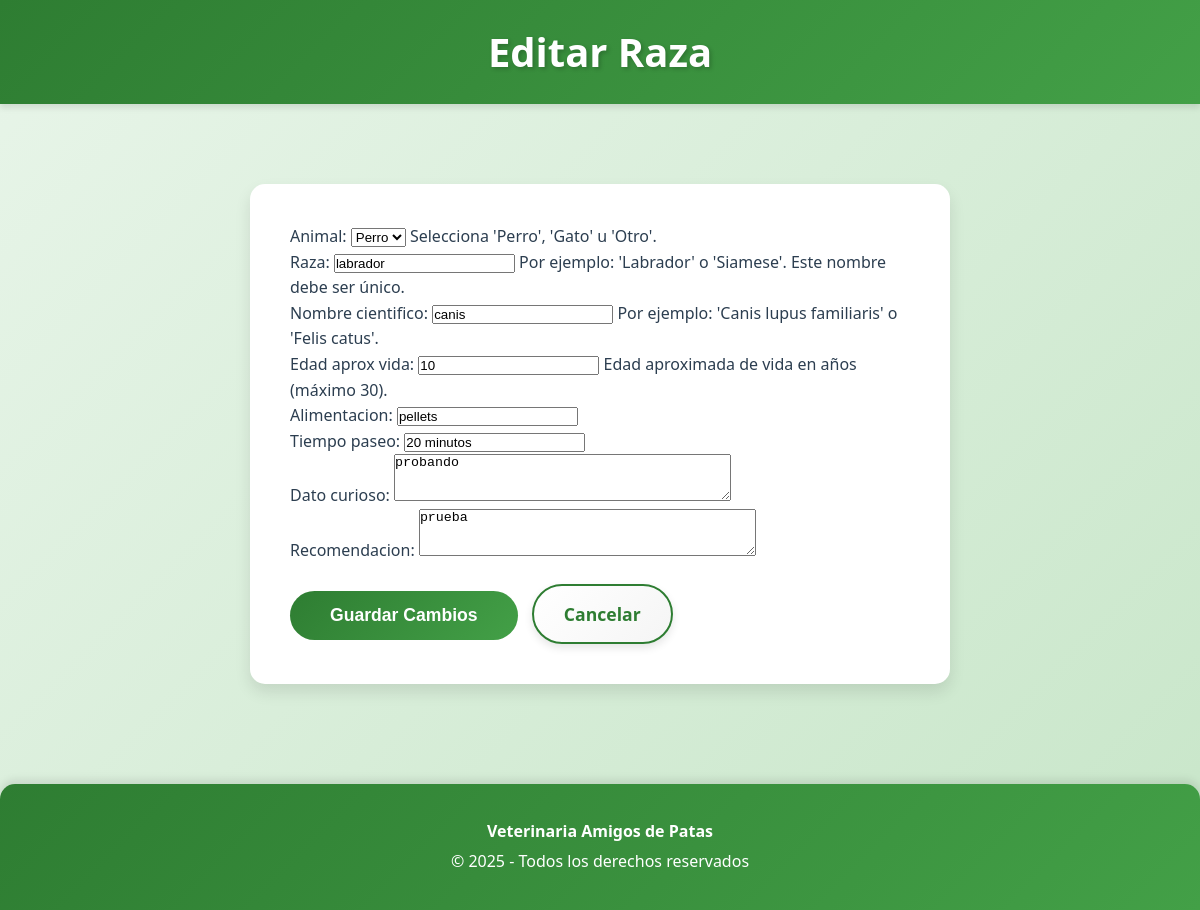
The page /razas/editar/1/ (signed in) on the database its author committed.
### appVeterinaria/models.py (models this page shows, shortened)
class Razas(models.Model):
    ANIMALES_OPCIONES = [('Perro', 'Perro'), ('Gato', 'Gato'), ('Otro', 'Otro')]
    animal = models.CharField(
        max_length=50,
        choices=ANIMALES_OPCIONES,
        default='Perro',
        help_text="Selecciona 'Perro', 'Gato' u 'Otro'."
    )
    raza = models.CharField(
        max_length=50,
        unique=True,
        help_text="Por ejemplo: 'Labrador' o 'Siamese'. Este nombre debe ser único."
    )
    nombre_cientifico = models.CharField(
        max_length=100,
        help_text="Por ejemplo: 'Canis lupus familiaris' o 'Felis catus'."
    )
    edad_aprox_vida = models.PositiveIntegerField(
        validators=[
            MinValueValidator(0),
            MaxValueValidator(30)
        ],
        help_text="Edad aproximada de vida en años (máximo 30)."
    )
    alimentacion = models.CharField(max_length=255)
    tiempo_paseo = models.CharField(max_length=100)
    dato_curioso = models.TextField()
    recomendacion = models.TextField()

### appVeterinaria/views.py (the view)
# urls.py: path('razas/editar/<int:raza_id>/', views.editar_raza, name='editar_raza'),
def editar_raza(request, raza_id):
    if not tiene_permiso(request, 'razas'):
        messages.error(request, 'No tienes permiso para realizar esta acción.')
        return redirect('inicio')
    try:
        raza = Razas.objects.get(id=raza_id)
    except Razas.DoesNotExist:
        messages.error(request, 'La raza no existe.')
        return redirect('lista_razas')
    if request.method == 'POST':
        form = FormRazas(request.POST, instance=raza)
        if form.is_valid():
            form.save()
            messages.success(request, f'Raza {raza.nombre_raza} actualizada exitosamente.')
            return redirect('lista_razas')
    else:
        form = FormRazas(instance=raza)
    return render(request, 'appVeterinaria/editar_raza.html', {'form': form, 'raza': raza})

### appVeterinaria/forms.py
class FormRazas(forms.ModelForm):
    class Meta:
        model = Razas
        fields = '__all__'
        widgets = {
            'animal': forms.Select(attrs={'class': 'form-control'}),
            'raza': forms.TextInput(attrs={'class': 'form-control', 'placeholder': 'Ej: Labrador'}),
            'nombre_cientifico': forms.TextInput(attrs={'class': 'form-control', 'placeholder': 'Ej: Canis lupus familiaris'}),
            'edad_aprox_vida': forms.NumberInput(attrs={'class': 'form-control', 'placeholder': 'Edad en años'}),
            'alimentacion': forms.TextInput(attrs={'class': 'form-control', 'placeholder': 'Tipo de alimentación'}),
            'tiempo_paseo': forms.TextInput(attrs={'class': 'form-control', 'placeholder': 'Ej: 30 minutos diarios'}),
            'dato_curioso': forms.Textarea(attrs={'class': 'form-control', 'rows': 3}),
            'recomendacion': forms.Textarea(attrs={'class': 'form-control', 'rows': 3}),
        }

### appVeterinaria/views.py (called while the page is built)
def usuario_logueado(request):
    return request.session.get('user_logged', False)

def tiene_permiso(request, modulo):
    if not usuario_logueado(request):
        return False
    rol = request.session.get('rol', '')
    permisos = PERMISOS_ROL.get(rol, [])
    return modulo in permisos

### templates/appVeterinaria/editar_raza.html (shortened to what this page needs)
<!DOCTYPE html>
<html lang="es">
<head>
    {% load static %}
    <link rel="stylesheet" href="{% static 'css/styles.css' %}">
</head>
<body>
    <header class="main-header">
        <h1>Editar Raza</h1>
    </header>
    <div class="content">
        <div class="form-container">
            <form method="post">
                {{ form.as_p }}
                <button type="submit" class="btn-submit">Guardar Cambios</button>
                <a href="{% url 'lista_razas' %}" class="btn-menu">Cancelar</a>
            </form>
        </div>
    </div>
    <div class="footer">
        <p><strong>Veterinaria Amigos de Patas</strong></p>
        <p>&copy; 2025 - Todos los derechos reservados</p>
    </div>
</body>
</html>

### static/css/styles.css (style rules this page uses)
:root { --primary-green: #2e7d32; --secondary-green: #43a047; --light-green: #66bb6a; --very-light-green: #c8e6c9; --background-green: #e8f5e9; --dark-green: #1b5e20; --accent-orange: #ff9800; --white: #ffffff; --text-dark: #2c3e50; --shadow: rgba(0, 0, 0, 0.1); --shadow-hover: rgba(0, 0, 0, 0.2); }
* { margin: 0; padding: 0; box-sizing: border-box; }
body { font-family: 'Segoe UI', Tahoma, Geneva, Verdana, sans-serif; background: linear-gradient(135deg, #e8f5e9 0%, #c8e6c9 100%); color: var(--text-dark); line-height: 1.6; min-height: 100vh; }
.main-header { background: linear-gradient(135deg, var(--primary-green) 0%, var(--secondary-green) 100%); padding: 20px; color: var(--white); box-shadow: 0 4px 6px var(--shadow); position: sticky; top: 0; z-index: 100; }
.main-header h1 { display: flex; align-items: center; justify-content: center; font-size: 2.5em; margin: 0; text-shadow: 2px 2px 4px rgba(0, 0, 0, 0.2); animation: slideDown 0.5s ease-out; }
.content { max-width: 1200px; margin: 30px auto; padding: 20px; animation: fadeIn 0.6s ease-out; }
.btn-menu { display: inline-block; padding: 14px 30px; background: linear-gradient(135deg, var(--white) 0%, #f5f5f5 100%); color: var(--primary-green); text-align: center; text-decoration: none; border: 2px solid var(--primary-green); border-radius: 30px; font-size: 1.1em; font-weight: bold; transition: all 0.3s ease; margin-top: 20px; box-shadow: 0 4px 8px var(--shadow); }
.footer { text-align: center; margin-top: 50px; padding: 30px 20px; background: linear-gradient(135deg, var(--primary-green) 0%, var(--secondary-green) 100%); color: var(--white); border-radius: 15px 15px 0 0; box-shadow: 0 -4px 8px var(--shadow); }
.footer p { margin: 5px 0; font-size: 1em; }

### templates/appVeterinaria/editar_raza.html (style rules this page uses)
.form-container { max-width: 700px; margin: 30px auto; background: var(--white); padding: 40px; border-radius: 15px; box-shadow: 0 8px 16px var(--shadow); }
.btn-submit { display: inline-block; padding: 14px 40px; background: linear-gradient(135deg, var(--primary-green) 0%, var(--secondary-green) 100%); color: var(--white); border: none; border-radius: 30px; font-size: 1.1em; font-weight: bold; cursor: pointer; margin-right: 10px; }

### rows shown on the page
Razas: animal "Perro", raza "labrador", nombre_cientifico "canis", edad_aprox_vida "10", alimentacion "pellets", tiempo_paseo "20 minutos", dato_curioso "probando", recomendacion "prueba"
